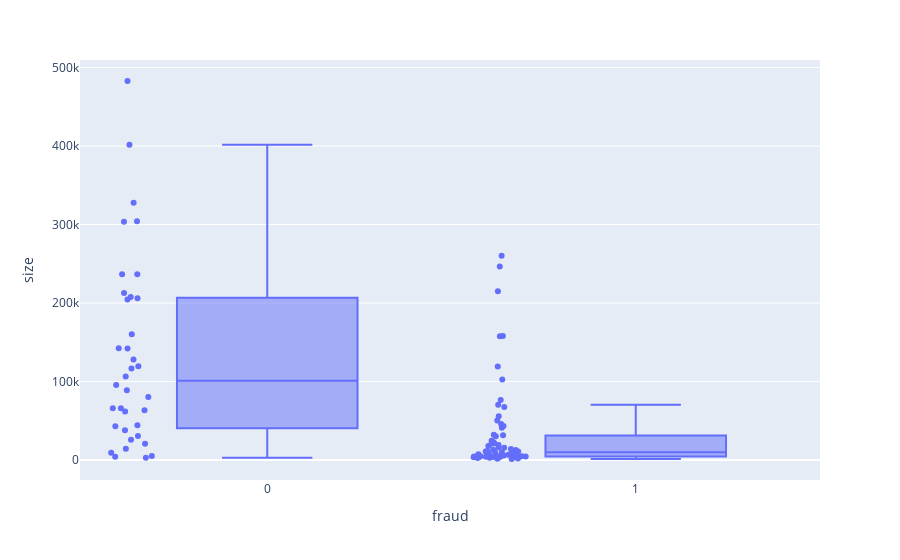

The notebook cell this image was saved under:
### Code cell
import plotly.express as px
#df = px.data.tips()
fig = px.box(df_agg, x="fraud", y="size", points="all")
fig.show()

### Figure 1 — Plotly figure (JSON) as saved in the notebook; plotly's stock layout.template omitted (floating-point values rounded to 4 significant figures)
{"data": [{"alignmentgroup": "True", "boxpoints": "all", "hovertemplate": "fraud=%{x}<br>size=%{y}<extra></extra>", "legendgroup": "", "marker": {"color": "#636efa"}, "name": "", "notched": false, "offsetgroup": "", "orientation": "v", "showlegend": false, "type": "box", "x": [1, 1, 1, 1, 1, 1, 1, 1, 1, 1, 1, 1, 1, 1, 1, 1, 1, 1, 1, 1, 1, 1, 1, 1, 1, 1, 1, 1, 1, 1, 1, 1, 1, 1, 1, 1, 1, 1, 1, 1, 1, 1, 1, 1, 1, 1, 1, 1, 1, 1, 1, 1, 1, 1, 1, 1, 1, 1, 1, 1, 1, 1, 1, 1, 1, 1, 1, 0, 0, 0, 0, 0, 0, 0, 0, 0, 0, 0, 0, 0, 0, 0, 0, 0, 0, 0, 0, 0, 0, 0, 0, 0, 0, 0, 0, 0, 0, 0, 0, 0, 0, 0, 0], "x0": " ", "xaxis": "x", "y": [157849, 9799, 67603, 70316, 102676, 6625, 10966, 4064, 1262, 6623, 7201, 4553, 4536, 14064, 3421, 4585, 12632, 157650, 20664, 260099, 3400, 32061, 118984, 2766, 11612, 3999, 3342, 22501, 10086, 15484, 2837, 76328, 2483, 15805, 214920, 2799, 3822, 55743, 45760, 9511, 4910, 40925, 43238, 3801, 50164, 30091, 10819, 3941, 4570, 9434, 5139, 246600, 13144, 1805, 6812, 7341, 19011, 31410, 1451, 24648, 6497, 8632, 5851, 4211, 17749, 21426, 4909, 43070, 482807, 207523, 44163, 304149, 37932, 88873, 327549, 401731, 106225, 4987, 30422, 236552, 142055, 25927, 128142, 14421, 142244, 236552, 9306, 119460, 204440, 66033, 2925, 63369, 80185, 160187, 116686, 4049, 20728, 212733, 66033, 61704, 205961, 303470, 95538], "y0": " ", "yaxis": "y"}], "layout": {"autosize": true, "boxmode": "group", "legend": {"tracegroupgap": 0}, "margin": {"t": 60}, "xaxis": {"anchor": "y", "autorange": true, "domain": [0, 1], "range": [-0.5145, 1.5], "title": {"text": "fraud"}, "type": "linear"}, "yaxis": {"anchor": "x", "autorange": true, "domain": [0, 1], "range": [-25490.0, 509600.0], "title": {"text": "size"}, "type": "linear"}}}
